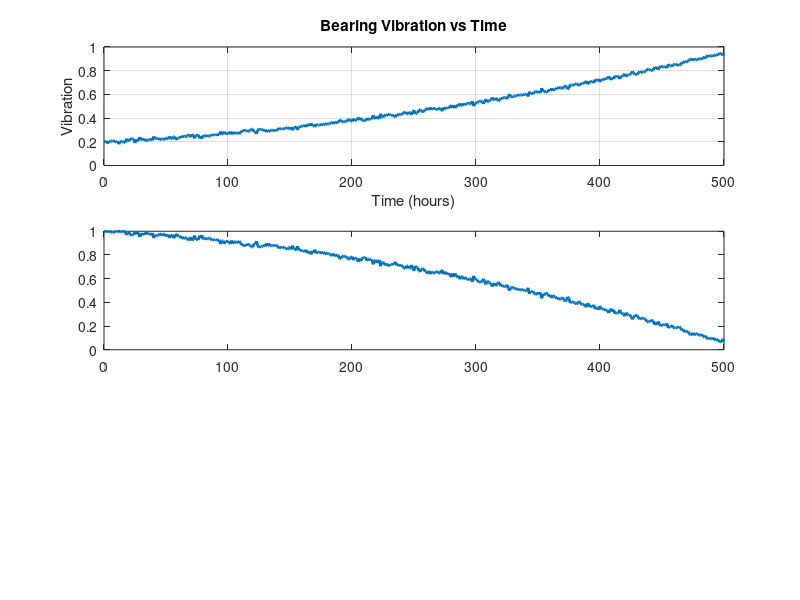

Here is the MATLAB script that generated this plot: (Note: this script raises an error after producing the figure.)
clc;
clear;
close all;

%% Step 1: Time definition
dt = 1;                      % time step (hours)
t = 0:dt:500;                % total operating time
n = length(t);

%% Step 2: Simulate bearing vibration data
% Baseline vibration
V0 = 0.2;

% Failure vibration threshold
Vfail = 1.0;

% Simulate realistic vibration increase (accelerating degradation)
V = V0 + 0.0005*t + 0.000002*t.^2;

% Add small noise to simulate real sensor behavior
noise = 0.01*randn(size(t));
V = V + noise;

%% Step 3: Compute Health State using DHDE definition

H = (Vfail - V) / (Vfail - V0);

% Ensure health stays within bounds
H(H > 1) = 1;
H(H < 0) = 0;

%% Step 4: Compute degradation rate dH/dt

dHdt = zeros(1,n);

for i = 1:n-1
    dHdt(i) = (H(i+1) - H(i)) / dt;
end

%% Step 5: Define failure threshold

H_critical = 0.2;

failure_index = find(H <= H_critical, 1);

if ~isempty(failure_index)
    failure_time = t(failure_index);
    disp(['Predicted failure time: ', num2str(failure_time), ' hours']);
else
    disp('Failure not reached within simulation');
end

%% Step 6: Plot results

figure;

subplot(3,1,1);
plot(t, V, 'LineWidth', 2);
xlabel('Time (hours)');
ylabel('Vibration');
title('Bearing Vibration vs Time');
grid on;

subplot(3,1,2);
plot(t, H, 'LineWidth', 2);
hold on;
yline(H_critical, 'r--', 'Failure Threshold');
xlabel('Time (hours)');
ylabel('Health H(t)');
title('DHDE Health State vs Time');
grid on;

subplot(3,1,3);
plot(t, dHdt, 'LineWidth', 2);
xlabel('Time (hours)');
ylabel('Degradation Rate dH/dt');
title('DHDE Degradation Rate');
grid on;

%% Step 7: Test DHDE structure (power law test)

% Remove last element to match sizes
valid_indices = 1:n-1;

Y = -dHdt(valid_indices);   % degradation rate
X = V(valid_indices);       % vibration

% Remove negative/zero values for log fitting
valid = Y > 0 & X > 0;
Y = Y(valid);
X = X(valid);

% Take log to test power relationship
logX = log(X);
logY = log(Y);

% Linear regression in log space
p = polyfit(logX, logY, 1);

m_estimated = p(1);
alpha_estimated = exp(p(2));

disp(['Estimated exponent m: ', num2str(m_estimated)]);
disp(['Estimated alpha: ', num2str(alpha_estimated)]);

% Plot log-log relationship
figure;
scatter(logX, logY);
hold on;
plot(logX, polyval(p, logX), 'r', 'LineWidth', 2);
xlabel('log(Vibration)');
ylabel('log(Degradation Rate)');
title('DHDE Power Law Validation');
grid on;
